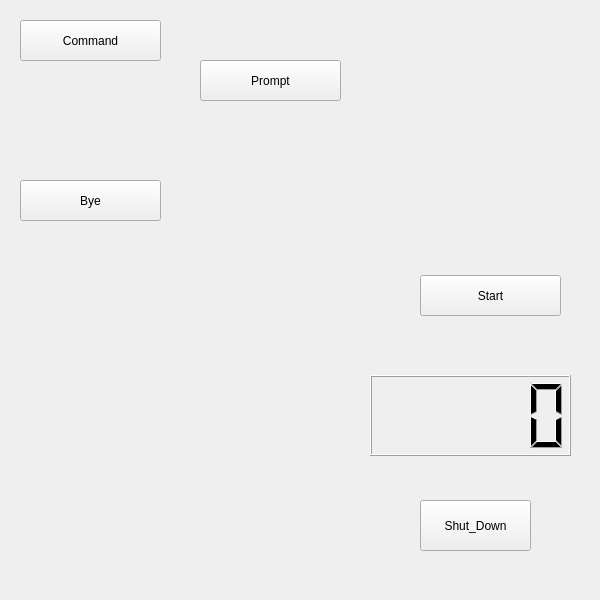
<?xml version="1.0" encoding="UTF-8"?>
 <ui version="4.0">
  <class>ASDInterface</class>
  <widget class="QWidget" name="ASDInterface">
   <property name="geometry">
    <rect>
     <x>0</x>
     <y>0</y>
     <width>600</width>
     <height>600</height>
    </rect>
   </property>
   <property name="windowTitle">
     <string>ASDInterface</string>
   </property>
  <widget class="QPushButton" name="Start">
   <property name="geometry">
    <rect>
     <x>420</x>
     <y>275</y>
     <width>141</width>
     <height>41</height>
    </rect>
   </property>
   <property name="text">
    <string>Start</string>
   </property>
  </widget>
  <widget class="QPushButton" name="Command">
   <property name="geometry">
    <rect>
     <x>20</x>
     <y>20</y>
     <width>141</width>
     <height>41</height>
    </rect>
   </property>
   <property name="text">
    <string>Command</string>
   </property>
  </widget>
  <widget class="QPushButton" name="Prompt">
   <property name="geometry">
    <rect>
     <x>200</x>
     <y>60</y>
     <width>141</width>
     <height>41</height>
    </rect>
   </property>
   <property name="text">
    <string>Prompt</string>
   </property>
  </widget>
  <widget class="QPushButton" name="Bye">
   <property name="geometry">
    <rect>
     <x>20</x>
     <y>180</y>
     <width>141</width>
     <height>41</height>
    </rect>
   </property>
   <property name="text">
    <string>Bye</string>
   </property>
  </widget>
  <widget class="QPushButton" name="ShutDown">
   <property name="geometry">
    <rect>
     <x>420</x>
     <y>500</y>
     <width>111</width>
     <height>51</height>
    </rect>
   </property>
   <property name="text">
     <string>Shut_Down</string>
   </property>
  </widget>
  <widget class="QLCDNumber" name="MyClock">
   <property name="geometry">
    <rect>
     <x>370</x>
     <y>375</y>
     <width>201</width>
     <height>81</height>
    </rect>
   </property>
  </widget>
 </widget>
 <layoutdefault spacing="6" margin="11"/>
 <resources/>
 <connections/>
</ui> 
